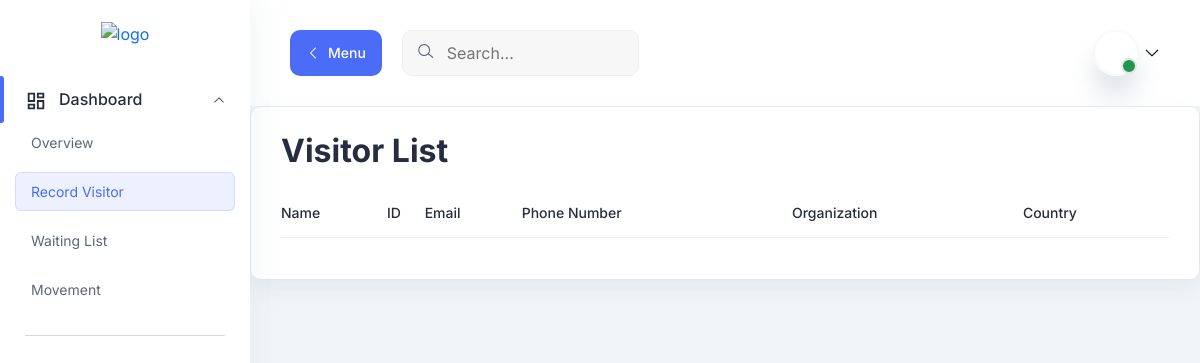
Page /visitor-list/ on the earlier database version.
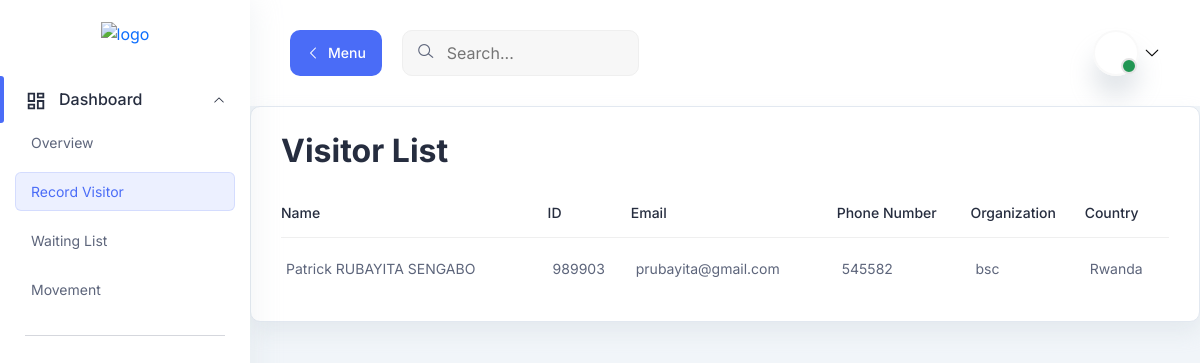
Same page on the later database version.
### records/models.py (models this page shows, shortened)
class WaitingList(models.Model):
    id_passport_nbr = models.CharField(max_length=100, primary_key=True)
    first_name = models.CharField(max_length=100)
    surname = models.CharField(max_length=100)
    organization = models.CharField(max_length=100)
    position = models.CharField(max_length=100)
    country_of_origin = models.CharField(max_length=100)
    email = models.EmailField()
    address = models.CharField(max_length=200)
    mobile_phone = models.CharField(max_length=20)

### records/views.py (the view)
# urls.py: path('visitor-list/', views.visitor_list, name='visitors'),
def visitor_list(request):
    waitinglist=WaitingList.objects.all().values()
    cards=Card.objects.all().values()
    template = loader.get_template('records/visitor_list.html')
    context = {'waitinglist': waitinglist, 'cards': cards }
    return HttpResponse(template.render(context, request))

### records/templates/records/visitor_list.html (shortened to what this page needs)
{% extends "base.html" %}
{% load static %}
{% block content %}
<main class="main-wrapper">
<header class="header">
    <div class="container-fluid">
      <div class="row">
        <div class="col-lg-5 col-md-5 col-6">
          <div class="header-left d-flex align-items-center">
            <div class="menu-toggle-btn mr-20">
              <button
                id="menu-toggle"
                class="main-btn primary-btn btn-hover"
              >
                <i class="lni lni-chevron-left me-2"></i> Menu
              </button>
            </div>
            <div class="header-search d-none d-md-flex">
              <form action="#">
                <input type="text" placeholder="Search..." />
                <button><i class="lni lni-search-alt"></i></button>
              </form>
            </div>
          </div>
        </div>
        <div class="col-lg-7 col-md-7 col-6">
          <div class="header-right">
            <div class="profile-box ml-15">
              <button
                class="dropdown-toggle bg-transparent border-0"
                type="button"
                id="profile"
                data-bs-toggle="dropdown"
                aria-expanded="false"
              >
                <div class="profile-info">
                  <div class="info">
                    <div class="image">
                      <span class="status"></span>
                    </div>
                  </div>
                </div>
                <i class="lni lni-chevron-down"></i>
              </button>
            </div>
          </div>
        </div>
      </div>
    </div>
  </header>
<section class="table-components">
        <div class="tables-wrapper">
        <div class="row">
            <div class="col-lg-12">
            <div class="card-style mb-30">
                <h1 class="mb-10">Visitor List</h1>
                <div class="table-wrapper table-responsive">
                <table class="table">
                    <thead>
                    <tr>
                        <th><h6>Name</h6></th>
                        <th><h6>ID</h6></th>
                        <th><h6>Email</h6></th>
                        <th><h6>Phone Number</h6></th>
                        <th><h6>Organization</h6></th>
                        <th><h6>Country</h6></th>
                    </tr>
                    </thead>
                    <tbody>
                    {% for visitor in waitinglist %}
                    <tr>
                        <td class="min-width">
                          <p><a href="#" class="open-form-popup" data-visitor-id="{{ visitor.id_passport_nbr }}">{{ visitor.first_name }} {{ visitor.surname }}</a></p>                        </td>
                        <td class="min-width">
                            <p>{{ visitor.id_passport_nbr }}</p>
                        </td>
                        <td class="min-width">
                        <p>{{ visitor.email }}</p>
                        </td>
                        <td class="min-width">
                        <p>{{ visitor.mobile_phone }}</p>
                        </td>
                        <td class="min-width">
                            <p>{{ visitor.organization }}</p>
                        </td>
                        <td class="min-width">
                          <p>{{ visitor.country_of_origin }}</p>
                      </td>
                    </tr>
                    {% endfor %}
                    </tbody>
                </table>
                </div>
            </div>
            </div>
    </div>
    </div>
</section>
</main>
{% endblock content %}

Differences in the rows shown:
added WaitingList: first_name "Patrick", surname "RUBAYITA SENGABO", id_passport_nbr "989903", email "prubayita@gmail.com", mobile_phone "545582", organization "bsc", country_of_origin "Rwanda"
